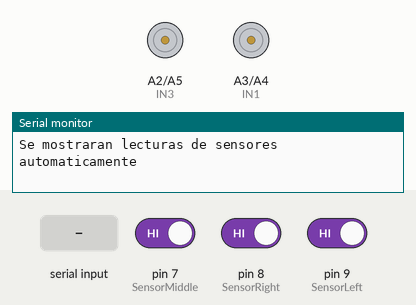
Bench run of a sketch on a simulated Arduino Uno, built with avr-gcc and run on an emulated ATmega328P. Shown: motor-driver pin pairs drawn as motors (green arrow = first pin HIGH = forward, orange = second pin HIGH = backward, longer = more drive), the last lines printed to the serial monitor. The inputs (shaded band) are chosen by the test bench; at power-on: pin 7 (SensorMiddle) HIGH, pin 8 (SensorRight) HIGH, pin 9 (SensorLeft) HIGH.

Above: at 1.2 s.
1.3 s: "t" received over Serial
At 2.1 s:
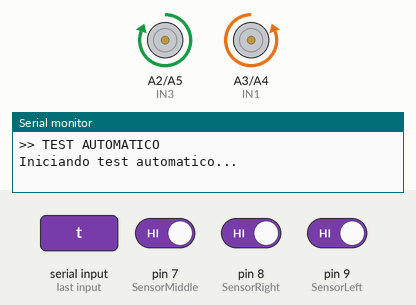
7.3 s: "1" received over Serial
At 8.8 s:
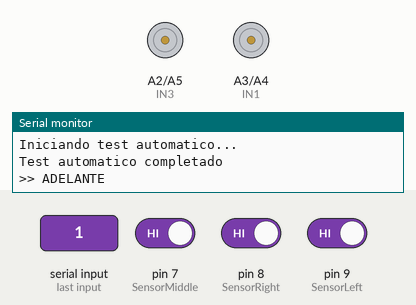
8.9 s: "2" received over Serial
At 9.4 s:
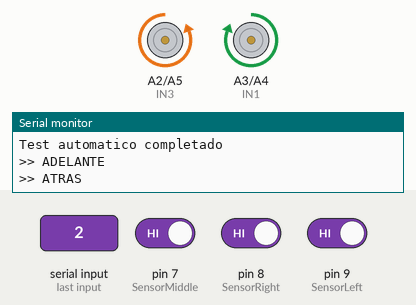
Timing chart, 0 to 11.9 s (numbered marks = the images above; inputs shaded):
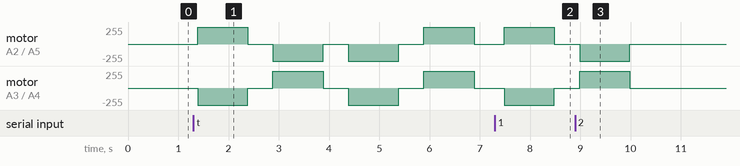

Measured:
- after the input at 7.3 s, motor on A2 (IN3) / A5 (IN4): stopped → forward 255/255 after 0.19 s, → stopped 1.0 s later; motor on A3 (IN1) / A4 (IN2): stopped → backward 255/255 after 0.19 s, → stopped 1.0 s later
- after the input at 8.9 s, motor on A2 (IN3) / A5 (IN4): stopped → backward 255/255 after 0.09 s, → stopped 1.0 s later; motor on A3 (IN1) / A4 (IN2): stopped → forward 255/255 after 0.09 s, → stopped 1.0 s later

The sketch:

motores.ino
```cpp
// Pines de motores
#define IN1 A3
#define IN2 A4
#define IN3 A2
#define IN4 A5

// Pines de sensores de línea
#define SensorLeft 9
#define SensorMiddle 7
#define SensorRight 8

// Variables de sensores
int izq, der, cen;

void setup() {
  // Configurar pines de motores
  pinMode(IN1, OUTPUT);
  pinMode(IN2, OUTPUT);
  pinMode(IN3, OUTPUT);
  pinMode(IN4, OUTPUT);

  // Configurar sensores
  pinMode(SensorLeft, INPUT);
  pinMode(SensorMiddle, INPUT);
  pinMode(SensorRight, INPUT);

  Serial.begin(9600);
  Serial.println("=== MODO PRUEBA INICIADO ===");
  Serial.println("Comandos: 1=Adelante, 2=Atrás, 3=Izquierda, 4=Derecha, 5=Parar");
  Serial.println("Se mostraran lecturas de sensores automaticamente");
}

void loop() {
  // Leer y mostrar sensores continuamente
  leerSensores();

  // Control por comandos seriales
  if (Serial.available()) {
    char comando = Serial.read();
    ejecutarComando(comando);
  }

  delay(100);
}

void leerSensores() {
  // Leer sensores (invertidos porque 0 = línea negra)
  izq = !digitalRead(SensorLeft);
  der = !digitalRead(SensorRight);
  cen = !digitalRead(SensorMiddle);


}

void ejecutarComando(char cmd) {
  switch(cmd) {
    case '1': // Adelante
      Serial.println(">> ADELANTE");
      adelante(1000, 250);
      break;
    case '2': // Atrás
      Serial.println(">> ATRAS");
      atras(1000, 250);
      break;
    case '3': // Izquierda
      Serial.println(">> IZQUIERDA");
      izquierda(1000, 250);
      break;
    case '4': // Derecha
      Serial.println(">> DERECHA");
      derecha(1000, 250);
      break;
    case '5': // Parar
      Serial.println(">> PARAR");
      parar();
      break;
    case 't': // Test automático
      Serial.println(">> TEST AUTOMATICO");
      testAutomatico();
      break;
  }
}

// Funciones de movimiento
void adelante(int tiempo, int velocidad) {
  analogWrite(IN2, velocidad);
  digitalWrite(IN1, 0);
  analogWrite(IN3, velocidad);
  digitalWrite(IN4, 0);
  delay(tiempo);
  parar();
}

void atras(int tiempo, int velocidad) {
  analogWrite(IN1, velocidad);
  digitalWrite(IN2, 0);
  analogWrite(IN4, velocidad);
  digitalWrite(IN3, 0);
  delay(tiempo);
  parar();
}

void izquierda(int tiempo, int velocidad) {
  analogWrite(IN2, velocidad);
  digitalWrite(IN1, 0);
  analogWrite(IN4, velocidad);
  digitalWrite(IN3, 0);
  delay(tiempo);
  parar();
}

void derecha(int tiempo, int velocidad) {
  analogWrite(IN1, velocidad);
  digitalWrite(IN2, 0);
  analogWrite(IN3, velocidad);
  digitalWrite(IN4, 0);
  delay(tiempo);
  parar();
}

void parar() {
  digitalWrite(IN1, 0);
  digitalWrite(IN2, 0);
  digitalWrite(IN3, 0);
  digitalWrite(IN4, 0);
}

void testAutomatico() {
  Serial.println("Iniciando test automatico...");

  adelante(1000, 150);
  delay(500);

  atras(1000, 150);
  delay(500);

  izquierda(1000, 150);
  delay(500);

  derecha(1000, 150);
  delay(500);

  parar();
  Serial.println("Test automatico completado");
}
```
